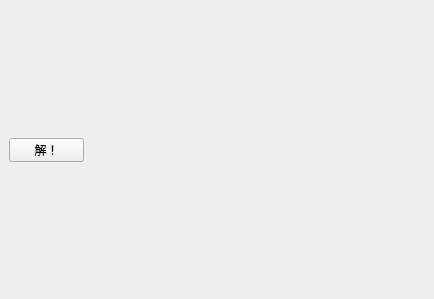
<?xml version="1.0" encoding="UTF-8"?>
<ui version="4.0">
 <class>SystemOfLinearEquationsCalculatorWidgetClass</class>
 <widget class="QWidget" name="SystemOfLinearEquationsCalculatorWidgetClass">
  <property name="geometry">
   <rect>
    <x>0</x>
    <y>0</y>
    <width>434</width>
    <height>299</height>
   </rect>
  </property>
  <property name="windowTitle">
   <string notr="true">线性方程组</string>
  </property>
  <widget class="QLabel" name="label">
   <property name="geometry">
    <rect>
     <x>9</x>
     <y>9</y>
     <width>416</width>
     <height>123</height>
    </rect>
   </property>
   <property name="text">
    <string notr="true">&lt;html&gt;&lt;head/&gt;&lt;body&gt;&lt;p&gt;&lt;br/&gt;&lt;/p&gt;&lt;/body&gt;&lt;/html&gt;</string>
   </property>
  </widget>
  <widget class="KatexViewer" name="widget" native="true">
   <property name="geometry">
    <rect>
     <x>9</x>
     <y>168</y>
     <width>416</width>
     <height>122</height>
    </rect>
   </property>
  </widget>
  <widget class="QPushButton" name="pushButton">
   <property name="geometry">
    <rect>
     <x>9</x>
     <y>138</y>
     <width>75</width>
     <height>24</height>
    </rect>
   </property>
   <property name="text">
    <string notr="true">解！</string>
   </property>
  </widget>
 </widget>
 <layoutdefault spacing="6" margin="11"/>
 <customwidgets>
  <customwidget>
   <class>KatexViewer</class>
   <extends>QWidget</extends>
   <header>widgets/katexviewer.h</header>
   <container>1</container>
  </customwidget>
 </customwidgets>
 <resources/>
 <connections/>
</ui>
